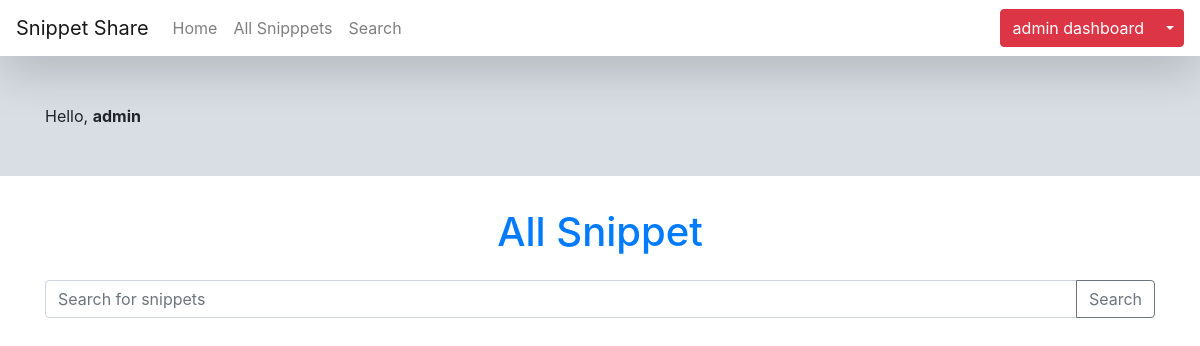
/snippets/list/ (signed in), run on an earlier commit of the app's database.
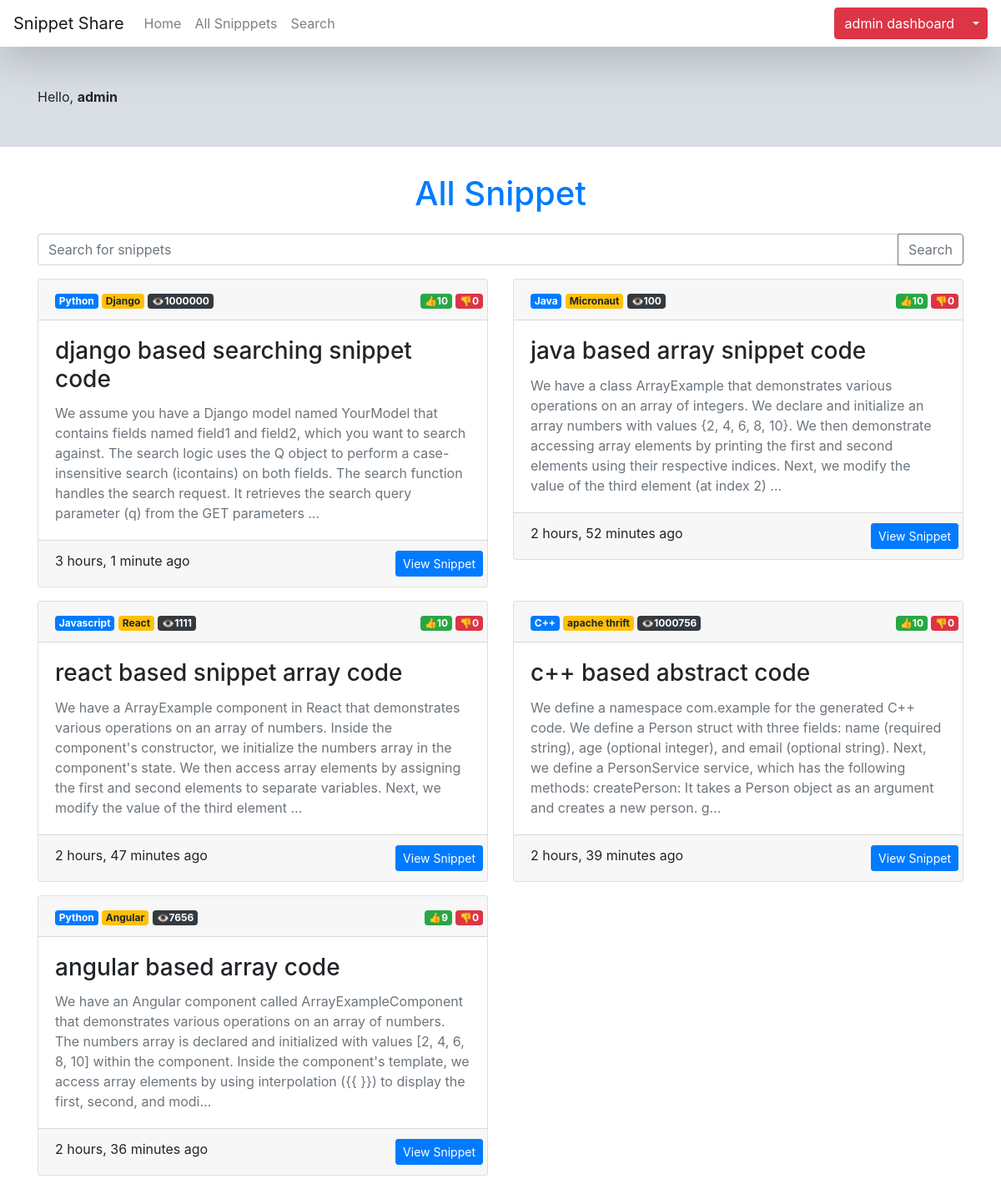
And on a later commit of the database.
### snippets/models.py (models this page shows, shortened)
class Snippet(models.Model):
    title = models.CharField(max_length=100)
    code = models.TextField()
    description = models.TextField()
    language = models.ForeignKey(Language, on_delete=models.CASCADE)
    framework = models.ForeignKey(Framework, on_delete=models.CASCADE)
    user = models.ForeignKey(User, on_delete=models.CASCADE)
    created_on = models.DateTimeField(auto_now_add=True)
    updated_on = models.DateTimeField(auto_now=True)
    upvotes = models.IntegerField(default=0)
    downvotes = models.IntegerField(default=0)
    views = models.IntegerField(default=0)
    visible = models.BooleanField(default=True)

class Language(models.Model):
    name = models.CharField(max_length=100)
    date_created = models.DateTimeField(auto_now_add=True)
    def __str__(self):
        return self.name

class Framework(models.Model):
    name = models.CharField(max_length=100)
    date_created = models.DateTimeField(auto_now_add=True)
    language = models.ForeignKey(Language, on_delete=models.CASCADE)
    def __str__(self):
        return self.name

### snippets/views.py (the view)
# urls.py: path('list/', snippet_list, name='snippet_list'),
@login_required
def snippet_list(request):
    snippets = Snippet.objects.all()
    languages = Language.objects.all()
    frameworks = Framework.objects.all()
    context = {
        'snippets': snippets,
        'languages': languages,
        'frameworks': frameworks
    }
    return render(request, 'snippets/snippet_list.html', context)

### templates/snippets/snippet_list.html (shortened to what this page needs)
{% extends 'layout/base.html' %}
{% load static %}
{% load crispy_forms_tags %}
{% block content %}
<div class="container-fluid wrapper">
    <div class="row">
        <div class="col-12">
            <div class="container">
                <div class="row my-5">
                    <div class="col">
                        Hello, <b>{{ user.username|default:'Guest' }} </b>
                    </div>
                </div>
            </div>
        </div>
    </div>
</div>
<div class="container">
    <div class="row my-3">
        <div class="col-md-12">
            <h1 class="p-3 text-primary text-center">All Snippet</h1>
            <form action="{% url 'search' %}" method="GET">
                <div class="input-group mb-3">
                    <input type="text" class="form-control" name="query" placeholder="Search for snippets"
                        aria-label="Search for snippets" aria-describedby="button-addon2">
                    <div class="input-group-append">
                        <button class="btn btn-outline-secondary" type="submit" id="button-addon2">Search</button>
                    </div>
                </div>
            </form>
            <div class="row">
                {% for snip in snippets %}
                <div class="col-md-6">
                    <div class="card mb-3">
                        <div class="card-header">
                            <div class="row">
                                <div class="col">
                                    <span class="badge badge-primary">{{snip.language}}</span>
                                    <span class="badge badge-warning">{{snip.framework}}</span>
                                    <span class="badge badge-dark">👁️{{snip.views}}</span>
                                </div>
                                <div class="">
                                    <span class="badge badge-success">👍{{snip.upvotes}}</span>
                                    <span class="badge badge-danger">👎{{snip.downvotes}}</span>
                                </div>
                            </div>
                        </div>
                        <div class="card-body">
                            <h3 class="card-title">{{snip.title}}</h3>
                            <p class="card-text text-muted">
                                {{snip.description|capfirst|truncatechars:350}}
                            </p>
                        </div>
                        <div class="card-footer">
                            <div class="row">
                                <div class="col me-auto">
                                    {{snip.created_on|timesince}} ago
                                </div>
                                <div class="">
                                    <a href="{% url 'snippet_detail' snip.id %}" class="btn btn-primary btn-sm">View
                                        Snippet</a>
                                </div>
                            </div>
                        </div>
                    </div>
                </div>
                {% endfor %}
            </div>
        </div>
    </div>
</div>
{% endblock content %}

What changed in the data, as far as the page shows it:
added Snippet: language "Python", framework "Django", views "1000000", upvotes "10", downvotes "0", title "django based searching snippet code", description "We assume you have a Django model named YourModel that contains fields named field1 and field2, which you want to search against. The search logic uses the Q object to perform a case-insensitive search (icontains) on both fields. The search function handles the search request. It retrieves the search query parameter (q) from the GET parameters …", created_on "3 hours, 1 minute"
added Snippet: language "Java", framework "Micronaut", views "100", upvotes "10", downvotes "0", title "java based array snippet code", description "We have a class ArrayExample that demonstrates various operations on an array of integers. We declare and initialize an array numbers with values {2, 4, 6, 8, 10}. We then demonstrate accessing array elements by printing the first and second elements using their respective indices. Next, we modify the value of the third element (at index 2) …", created_on "2 hours, 52 minutes"
added Snippet: language "Javascript", framework "React", views "1111", upvotes "10", downvotes "0", title "react based snippet array code", description "We have a ArrayExample component in React that demonstrates various operations on an array of numbers. Inside the component's constructor, we initialize the numbers array in the component's state. We then access array elements by assigning the first and second elements to separate variables. Next, we modify the value of the third element …", created_on "2 hours, 47 minutes"
added Snippet: language "C++", framework "apache thrift", views "1000756", upvotes "10", downvotes "0", title "c++ based abstract code", description "We define a namespace com.example for the generated C++ code. We define a Person struct with three fields: name (required string), age (optional integer), and email (optional string). Next, we define a PersonService service, which has the following methods: createPerson: It takes a Person object as an argument and creates a new person. g…", created_on "2 hours, 39 minutes"
added Snippet: language "Python", framework "Angular", views "7656", upvotes "9", downvotes "0", title "angular based array code", description "We have an Angular component called ArrayExampleComponent that demonstrates various operations on an array of numbers. The numbers array is declared and initialized with values [2, 4, 6, 8, 10] within the component. Inside the component's template, we access array elements by using interpolation ({{ }}) to display the first, second, and modi…", created_on "2 hours, 36 minutes"
